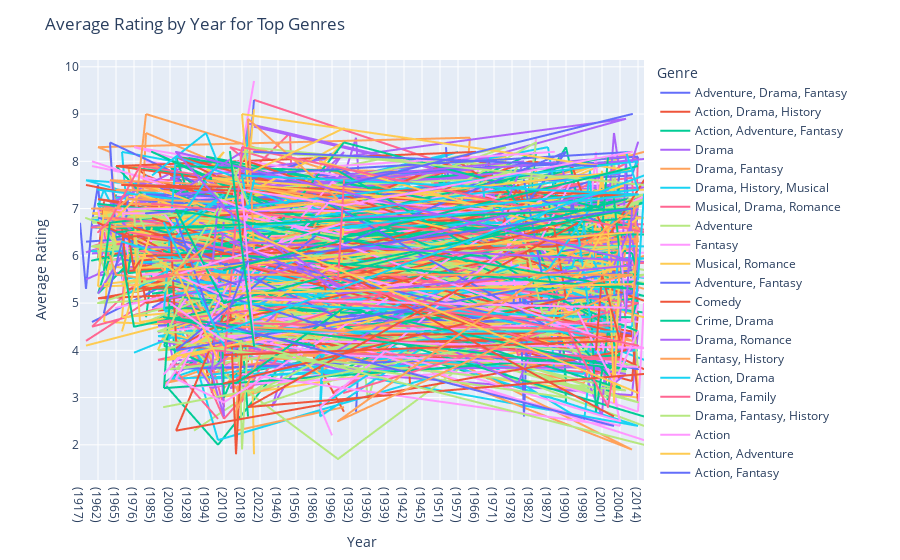

The notebook cell this image was saved under:
### Code cell
# Group data by Year and calculate the average rating
avg_rating_by_year = imdb_df.groupby(['Year', 'Genre'])['Rating'].mean().reset_index()

# Get the top 10 genres
top_genres = imdb_df['Genre'].value_counts().head(10).index

# Filter the data to include only the top 3 genres
average_rating_by_year = avg_rating_by_year[avg_rating_by_year['Genre'].isin(top_genres)]

# Create the line plot with Plotly Express
fig = px.line(avg_rating_by_year, x='Year', y='Rating', color = "Genre")

# Updating the detals into chart like title and hue
fig.update_layout(title='Average Rating by Year for Top Genres', xaxis_title='Year', yaxis_title='Average Rating')

# Show the plot
fig.show()
